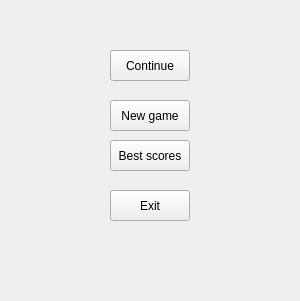
<?xml version="1.0" encoding="UTF-8"?>
<ui version="4.0">
 <class>MenuPage</class>
 <widget class="QWidget" name="MenuPage">
  <property name="geometry">
   <rect>
    <x>0</x>
    <y>0</y>
    <width>300</width>
    <height>301</height>
   </rect>
  </property>
  <property name="windowTitle">
   <string>Tetris</string>
  </property>
  <widget class="QPushButton" name="continueGame">
   <property name="geometry">
    <rect>
     <x>110</x>
     <y>50</y>
     <width>80</width>
     <height>31</height>
    </rect>
   </property>
   <property name="text">
    <string>Continue</string>
   </property>
  </widget>
  <widget class="QPushButton" name="newGame">
   <property name="geometry">
    <rect>
     <x>110</x>
     <y>100</y>
     <width>80</width>
     <height>31</height>
    </rect>
   </property>
   <property name="text">
    <string>New game</string>
   </property>
  </widget>
  <widget class="QPushButton" name="bestScores">
   <property name="geometry">
    <rect>
     <x>110</x>
     <y>140</y>
     <width>80</width>
     <height>31</height>
    </rect>
   </property>
   <property name="text">
    <string>Best scores</string>
   </property>
  </widget>
  <widget class="QPushButton" name="exit">
   <property name="geometry">
    <rect>
     <x>110</x>
     <y>190</y>
     <width>80</width>
     <height>31</height>
    </rect>
   </property>
   <property name="text">
    <string>Exit</string>
   </property>
  </widget>
 </widget>
 <resources/>
 <connections/>
</ui>
